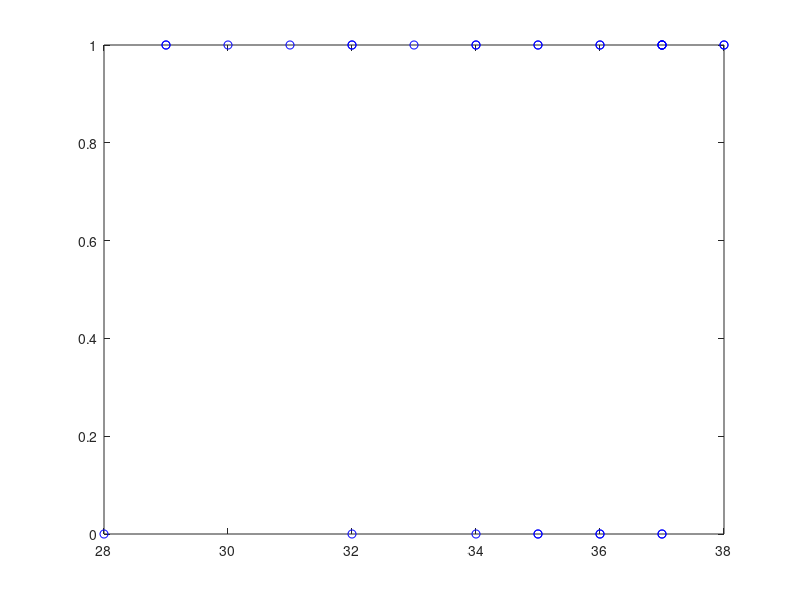
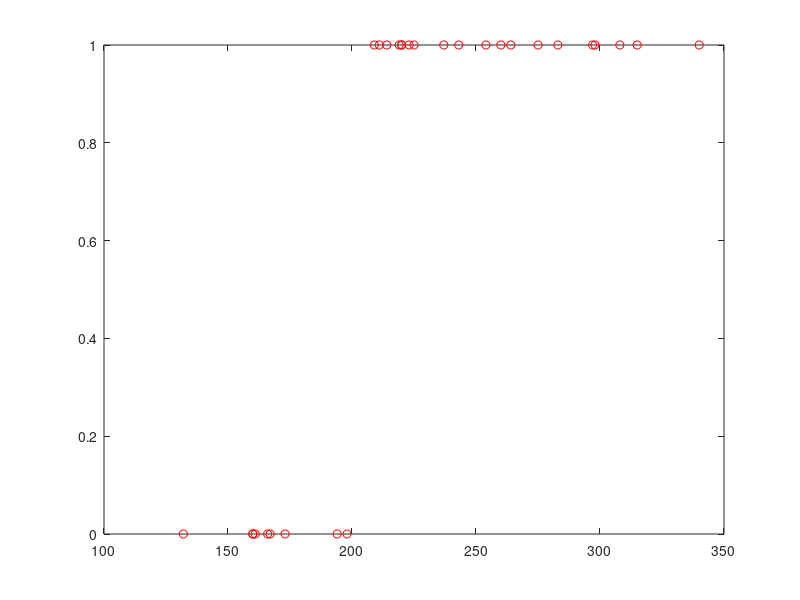

Source code (MATLAB) for these figures, in order: (Note: this script raises an error after producing the figures.)
data = load('ex1data2.txt')
X = data(:,1:2);
y = data(:, 3);
a = data(:, 1);
b = data(:, 2);
m = length(y);
figure(1);
plot(a, y, 'bo');
figure(2);
plot(b, y, 'ro');
[X mu sigma] = featureNormalize(X);
X = [ones(m,1) X];
alpha = 0.001;
num_iters = 4000;
theta = zeros(3, 1);
[theta, J_history] = gradientDescentMulti(X, y, theta, alpha, num_iters);
figure(3);
plot(1:numel(J_history), J_history, 'xy', 'LineWidth', 2);
age = input("Enter your Age: ")
ch_level = input("Enter your Cholesterol Level: ")
x = [1 age ch_level]'
Chances_of_Heart_Attack = (theta' * x) / 100